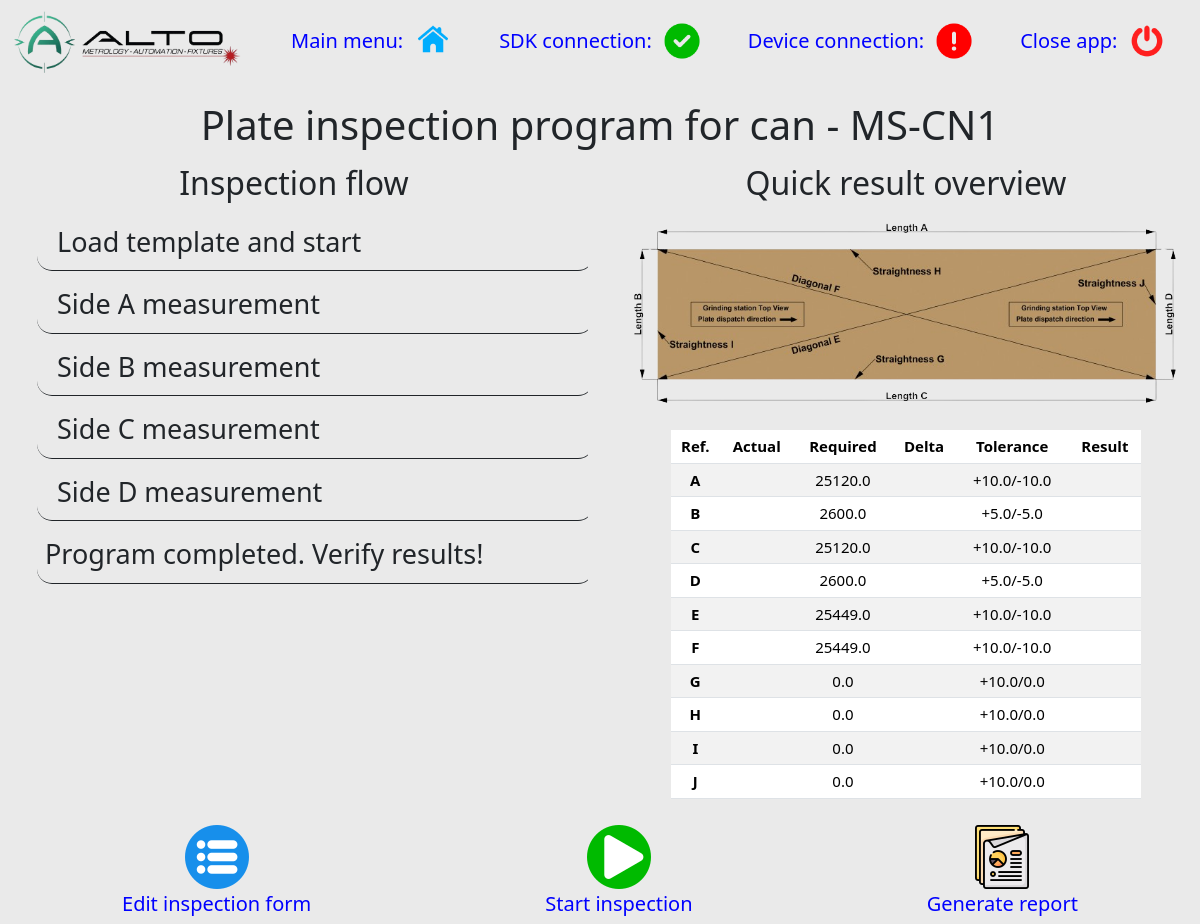
Screenshot of /inspection/plate_inspection/3/ with the database file from the repository.
### user_interface/models.py (models this page shows, shortened)
class ProjectNominalAndTolerance(models.Model):
    dimension_name = models.CharField(max_length=100, blank=False, verbose_name='Dimension reference name')
    nominal = models.FloatField(blank=False, verbose_name='Nominal', default=0)
    tolerance_upper = models.FloatField(blank=False, verbose_name='Tolerance value - Upper', default=0)
    tolerance_lower = models.FloatField(blank=False, verbose_name='Tolerance value - Lower', default=0)
    can_ref = models.CharField(blank=True, verbose_name='CAN reference', choices=list_of_cans,
                               max_length=200, null=True)
    station_name = models.ForeignKey(MainFunction, on_delete=models.CASCADE)

### user_interface/views.py (the view)
# urls.py: path('inspection/plate_inspection/<int:pk>/', plate_inspection, name='plate_inspection'),
def plate_inspection(request, pk):
    form_object = FillForm.objects.get(pk=pk)
    form_dic = serializers.serialize('json', [form_object])
    tolerance_dic = serializers.serialize('json',
                                      ProjectNominalAndTolerance.objects.filter(station_name_id=form_object.station_name.pk))
    fill_form_query = FillForm.objects.get(pk=pk)
    query_set = ProjectNominalAndTolerance.objects.filter(station_name=fill_form_query.station_name.pk,
                                                          can_ref=fill_form_query.can_ref)
    return render(request, template_name='user_interface/inspection/plate_inspection.html',
                  context={'form_pk': pk,
                           'required_n_tolerance_list': query_set,
                           'num_dim': len(query_set)})

### user_interface/templatetags/tags.py (called while the page is built)
@register.simple_tag()
def prep_tolerance_str(upper, lower):
    return '+{0}/{1}'.format(upper, lower)

### user_interface/templates/user_interface/inspection/plate_inspection.html (shortened to what this page needs)
{% extends "user_interface/base.html" %}
{% load static %}
{% load tags %}
{% block page_css %}
<link rel="stylesheet" href="{% static 'user_interface/inspection/plate_inspection/plate_inspection.css' %}">
<link rel="stylesheet" href="{% static 'user_interface/inspection.css' %}">
{% endblock %}
{% block content %}
    <main class="content">
    <h1>Plate inspection program for can - {{ required_n_tolerance_list.first.can_ref }}</h1>
    <div class="container-flex text-center">
      <div class="row align-items-start">
        <div class="col">
          <h2>Inspection flow</h2>
          <ul class="flow">
              <li id="instrument-connection" class="row">
                  <span>Load template and start</span>
              </li>
              <li id="side-a" class="row">
                  <span>Side A measurement</span>
              </li>
              <li id="side-b" class="row">
                  <span>Side B measurement</span>
              </li>
              <li id="side-c" class="row">
                  <span>Side C measurement</span>
              </li>
              <li id="side-d" class="row">
                  <span>Side D measurement</span>
              </li>
              <li id="result-row" class="row">Program completed. Verify results!</li>
          </ul>
        </div>
        <div class="col">
          <h2>Quick result overview</h2>
          <div class="overview">
              <img src="{% static 'user_interface/inspection/plate_inspection/plate_sketch.png' %}">
              <table class="table table-striped">
                  <thead>
                    <tr>
                      <th scope="col">Ref.</th>
                      <th scope="col">Actual</th>
                      <th scope="col">Required</th>
                      <th scope="col">Delta</th>
                      <th scope="col">Tolerance</th>
                      <th scope="col">Result</th>
                    </tr>
                  </thead>
                  <tbody>
                    {% for item in required_n_tolerance_list %}
                    <tr id="{{ item.dimension_name }}">
                      <th scope="row">{{ item.dimension_name|upper }}</th>
                      <td class="clearable"></td>
                      <td>{{ item.nominal }}</td>
                      <td class="clearable"></td>
                      <td>{% prep_tolerance_str item.tolerance_upper item.tolerance_lower %}</td>
                      <td class="clearable result"></td>
                    </tr>
                    {% endfor %}
                  </tbody>
              </table>
          </div>
        </div>
      </div>
    </div>
    </main>
{% include 'user_interface/footer.html' %}
{% endblock %}

### user_interface/static/user_interface/base.css (style rules this page uses)
body { background-color: #EAEAEA; margin: 0px; height: 100vh; overflow: hidden; }
h2 { margin-bottom: 2px; }

### user_interface/static/user_interface/inspection/plate_inspection/plate_inspection.css (style rules this page uses)
main h1 { text-align: center; padding: 5px; margin: 5px; }
h2 { padding: 5px; }
ul { list-style: none; }
ul .row { width: 100%; font-size: 27px; text-align: left; padding: 8px; margin: 5px; border: solid; border-left: none; border-top: none; border-right: none; border-radius: 15px; border-width: 1px; }
.overview { display: flex; flex-direction: column; align-items: center; }
.overview img { width: 70vh; }
.table { font-size: 15px; width: 80%; }
.table>:not(caption)>*>* { padding: 5px; !important }

### user_interface/static/user_interface/inspection.css (style rules this page uses)
body { display: flex; flex-direction: column; }
main { flex: 1; }
.flow { overflow-x: hidden; overflow-y: auto; max-height: 65vh; }

### rows the page displays
ProjectNominalAndTolerance: first.can_ref "MS-CN1", dimension_name "A", nominal "25120.0", tolerance_upper+tolerance_lower "+10.0/-10.0"
ProjectNominalAndTolerance: dimension_name "B", nominal "2600.0", tolerance_upper+tolerance_lower "+5.0/-5.0"
ProjectNominalAndTolerance: dimension_name "C", nominal "25120.0", tolerance_upper+tolerance_lower "+10.0/-10.0"
ProjectNominalAndTolerance: dimension_name "D", nominal "2600.0", tolerance_upper+tolerance_lower "+5.0/-5.0"
ProjectNominalAndTolerance: dimension_name "E", nominal "25449.0", tolerance_upper+tolerance_lower "+10.0/-10.0"
ProjectNominalAndTolerance: dimension_name "F", nominal "25449.0", tolerance_upper+tolerance_lower "+10.0/-10.0"
ProjectNominalAndTolerance: dimension_name "G", nominal "0.0", tolerance_upper+tolerance_lower "+10.0/0.0"
ProjectNominalAndTolerance: dimension_name "H", nominal "0.0", tolerance_upper+tolerance_lower "+10.0/0.0"
ProjectNominalAndTolerance: dimension_name "I", nominal "0.0", tolerance_upper+tolerance_lower "+10.0/0.0"
ProjectNominalAndTolerance: dimension_name "J", nominal "0.0", tolerance_upper+tolerance_lower "+10.0/0.0"
